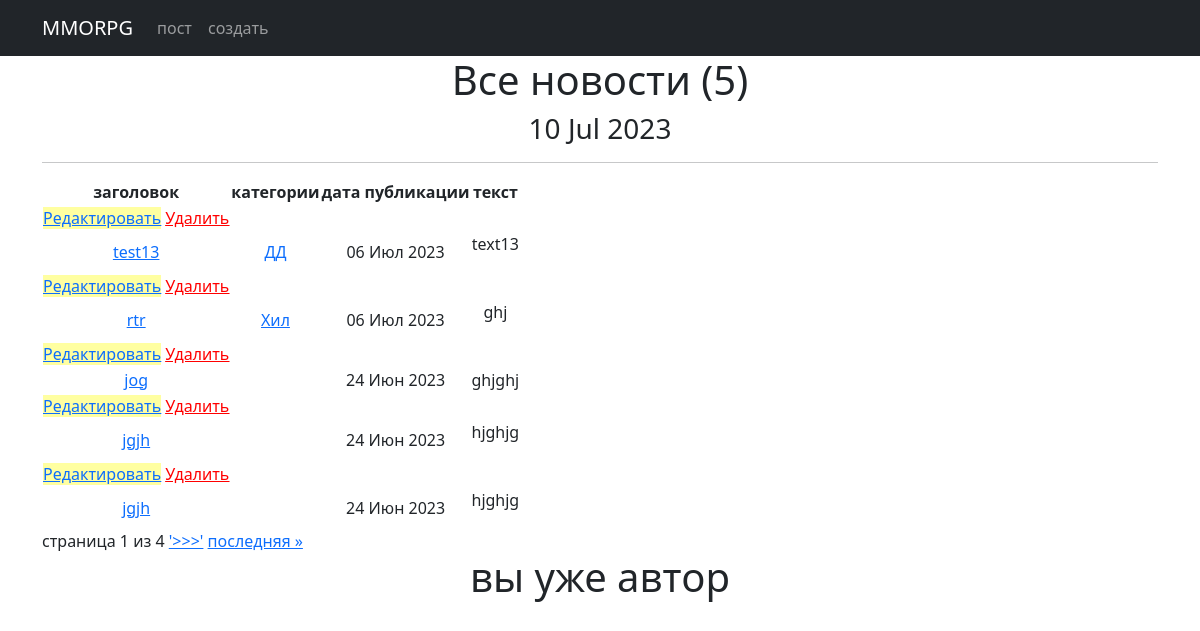
/news/ (signed in), run on an earlier commit of the app's database.
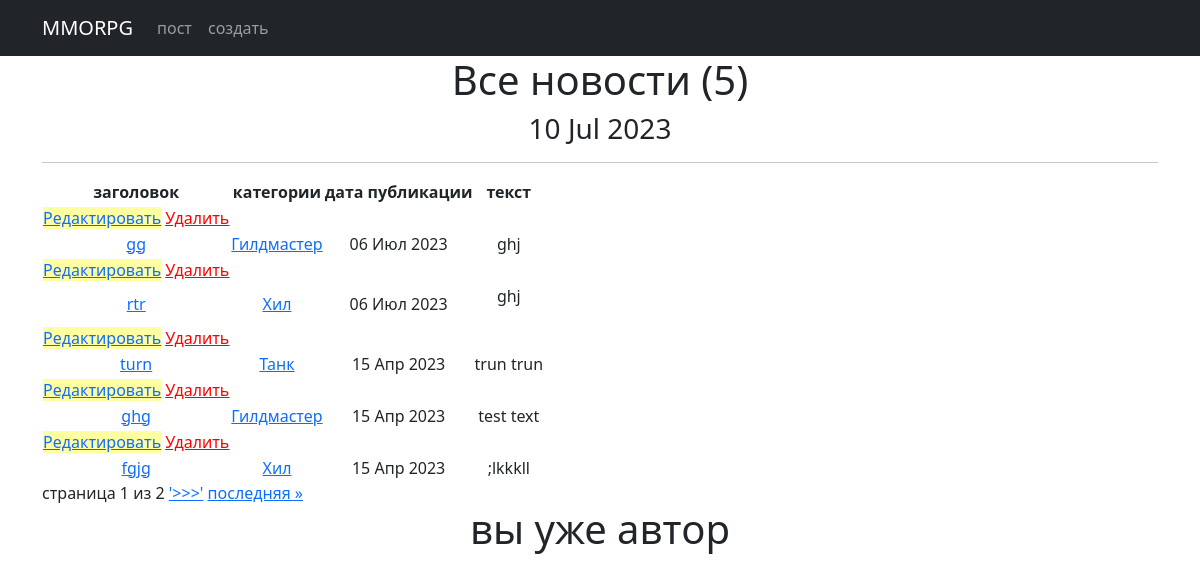
And on a later commit of the database.
### news/models.py (models this page shows, shortened)
class Post(models.Model):
    author_post = models.ForeignKey(Author, on_delete=models.CASCADE)
    post_news = models.CharField(max_length=2, choices=POST, default='PO')
    date_in = models.DateTimeField(auto_now_add=True)
    category = models.ManyToManyField(Category, through='PostCategory')
    title = models.CharField(max_length=50)
    text = RichTextField()
    video_count = models.PositiveIntegerField(default=0)
    image_count = models.PositiveIntegerField(default=0)
    max_video_count = 1
    max_image_count = 3

class Category(models.Model):
    tank = 'TN'
    healer = 'HL'
    damager = 'DD'
    guild_master = 'GM'
    quest_giver = 'KG'
    smith = 'KZ'
    tanner = 'KV'
    potion_maker = 'ZV'
    spell_master = 'MZ'
    TEMATIC = [
        (tank, 'Танк'),
        (healer, 'Хил'),
        (damager, 'ДД'),
        (guild_master, 'Гилдмастер'),
        (quest_giver, 'Квестгивер'),
        (smith, 'Кузнец'),
        (tanner, 'Кожевник'),
        (potion_maker, 'Зельевар'),
        (spell_master, 'Мастер заклинаний'),
    ]
    tematic = models.CharField(max_length=2, choices=TEMATIC, unique=True)
    subscribers = models.ManyToManyField(User, blank=True, related_name='categories')
    def __str__(self):
        return self.get_tematic_display()

### news/views.py (the view, shortened to what this page needs)
# urls.py: path('', PostList.as_view()),
class PostList(LoginRequiredMixin, ListView):
    model = Post
    ordering = '-date_in'
    template_name = 'news.html'
    context_object_name = 'post_news'
    paginate_by = 5
    def get_context_data(self,
                         **kwargs):  # забираем отфильтрованные объекты переопределяя метод get_context_data у наследуемого класса
        context = super().get_context_data(**kwargs)
        context['filter'] = PostFilter(self.request.GET, queryset=self.get_queryset())  # вписываем фильтр в контекст
        context['categories'] = Category.objects.all()
        context['form'] = PostForm()
        context['is_not_author'] = not self.request.user.groups.filter(name='authors').exists()
        return context

### news/templatetags/censor.py (called while the page is built)
@register.filter()
def censor(value):
    for words in censored_words:
        if words in value:
            censor_words = f"p{''.join(['*' for words in range(len(words))])}"
            value = value.replace(words, censor_words)
    return value

### news/templatetags/custom_tags.py (called while the page is built)
@register.simple_tag()
def current_time(format_string='%d %b %Y'):
    return datetime.utcnow().strftime(format_string)

### templates/news.html (shortened to what this page needs)
<!DOCTYPE html>
<html lang="en">
<head>
    <title>{% extends 'flatpages/default.html' %}</title>
{% load censor %}
{% load custom_tags %}
{% block content %}
<body>
<h1>Все новости ({{ post_news.count}})</h1>
<h3>{% current_time '%d %b %Y' %}</h3>
<hr>
{% if post_news %}
    <table>
        <thead>
        <tr>
            <th>заголовок</th>
            <th>категории</th>
            <th>дата публикации</th>
            <th>текст</th>
        </tr>
        {% for post in page_obj %}
        <td>
            <a href="{% url 'post_edit' post.id %}"style="background-color:#ffffa1"><u>Редактировать</u></a>
            <a href="{% url 'post_delete' post.id %}"style="color:red"><u> Удалить </u></a>
        </td>
        <tr>
            <td><a href="{% url 'post_detail' post.id %}">{{ post.title|censor}}</a></td>
            <td>
            {% for category in post.category.all %}
                <a href="{% url 'category_list' category.id %}">{{ category }}</a>
            {% endfor %}
            </td>
            <td>{{ post.date_in|date:'d M Y'}}</td>
            <td>{{ post.text|censor|safe|truncatechars:20}}</td>
        </tr>
        {% endfor %}
        </thead>
    </table>
    <div class="pagination">
        <span class="step-links">
            <span class="current-page">
                страница {{ page_obj.number }} из {{ page_obj.paginator.num_pages }}
            </span>
            {% if page_obj.has_next %}
                <a href="?page={{ page_obj.next_page_number }}">'>>>'</a>
                <a href="?page={{ page_obj.paginator.num_pages }}">последняя &raquo;</a>
            {% endif %}
        </span>
    </div>
    {% if is_not_author %}
        <button><a href="{% url 'upgrade' %}"> стать автором!</a></button>
    {% else %}
        <h1>вы уже автор</h1>
    {% endif %}
{% else %}
    <h2>новостей нет!</h2>
{% endif %}
{% endblock content %}

What changed in the data, as far as the page shows it:
removed Post: title|censor "test13", date_in "06 Июл 2023", text|censor "text13"
no longer on this page (row unchanged): Category: tematic "ДД", shown under "test13"
removed Post: title|censor "jog", date_in "24 Июн 2023", text|censor "ghjghj"
removed Post: title|censor "jgjh", date_in "24 Июн 2023", text|censor "hjghjg"
removed Post: title|censor "jgjh", date_in "24 Июн 2023", text|censor "hjghjg"
added Post: title|censor "gg", date_in "06 Июл 2023", text|censor "ghj"
now on this page (row unchanged): Category: tematic "Гилдмастер"
now on this page (row unchanged): Post: title|censor "turn", date_in "15 Апр 2023", text|censor "trun trun"
now on this page (row unchanged): Category: tematic "Танк", shown under "turn"
now on this page (row unchanged): Post: title|censor "ghg", date_in "15 Апр 2023", text|censor "test text"
now on this page (row unchanged): Post: title|censor "fgjg", date_in "15 Апр 2023", text|censor ";lkkkll", Category (tematic "Хил")
Also different on the page:
{{ page_obj.paginator.num_pages }}: "4" → "2"
